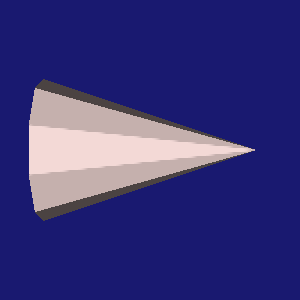

The script that drew this image:
#!/usr/bin/env python

# Tutorial Step 2: add an observer callback that prints camera position.

# Factory overrides: importing these modules registers the OpenGL rendering
# and interaction style implementations for vtkRenderingCore factory classes.
import vtkmodules.vtkInteractionStyle  # noqa: F401
import vtkmodules.vtkRenderingOpenGL2  # noqa: F401

# VTK pipeline classes used in this example
from vtkmodules.vtkFiltersSources import vtkConeSource
from vtkmodules.vtkRenderingCore import (
    vtkActor,
    vtkPolyDataMapper,
    vtkRenderWindow,
    vtkRenderer,
)

# Colors (normalized RGB)
misty_rose_rgb = (1.0, 0.894, 0.882)
midnight_blue_rgb = (0.098, 0.098, 0.439)

# Source: create a cone
cone = vtkConeSource()
cone.SetHeight(3.0)
cone.SetRadius(1.0)
cone.SetResolution(10)

# Mapper: map polygon data to graphics primitives
cone_mapper = vtkPolyDataMapper()
cone_mapper.SetInputConnection(cone.GetOutputPort())

# Actor: assign the mapped geometry
cone_actor = vtkActor()
cone_actor.SetMapper(cone_mapper)
cone_actor.GetProperty().SetColor(misty_rose_rgb)

# Renderer: assemble the scene
renderer = vtkRenderer()
renderer.AddActor(cone_actor)
renderer.SetBackground(midnight_blue_rgb)

# Window: display the rendered scene
render_window = vtkRenderWindow()
render_window.AddRenderer(renderer)
render_window.SetWindowName("cone observer")
render_window.SetMultiSamples(0)
render_window.SetSize(300, 300)

# Scene: configure camera
renderer.ResetCamera()


# Observer: VTK uses a command/observer design pattern. Any vtkObject can
# invoke events, and observers can watch for those events. Here we observe
# the renderer's "StartEvent" which fires at the beginning of each render.
class CameraPositionCallback:
    def __init__(self, ren):
        self.renderer = ren

    def __call__(self, caller, event):
        position = self.renderer.GetActiveCamera().GetPosition()
        print(f"({position[0]:5.2f}, {position[1]:5.2f}, {position[2]:5.2f})")


callback = CameraPositionCallback(renderer)
renderer.AddObserver("StartEvent", callback)

# Animation: rotate the camera 360 degrees around the cone
for i in range(360):
    render_window.Render()
    renderer.GetActiveCamera().Azimuth(1)
